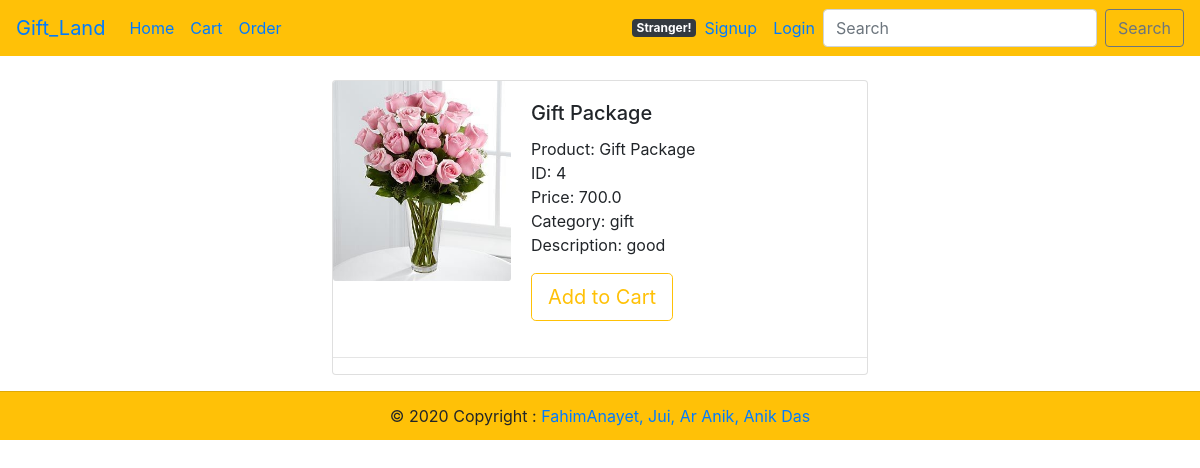
/9, run on an earlier commit of the app's database.
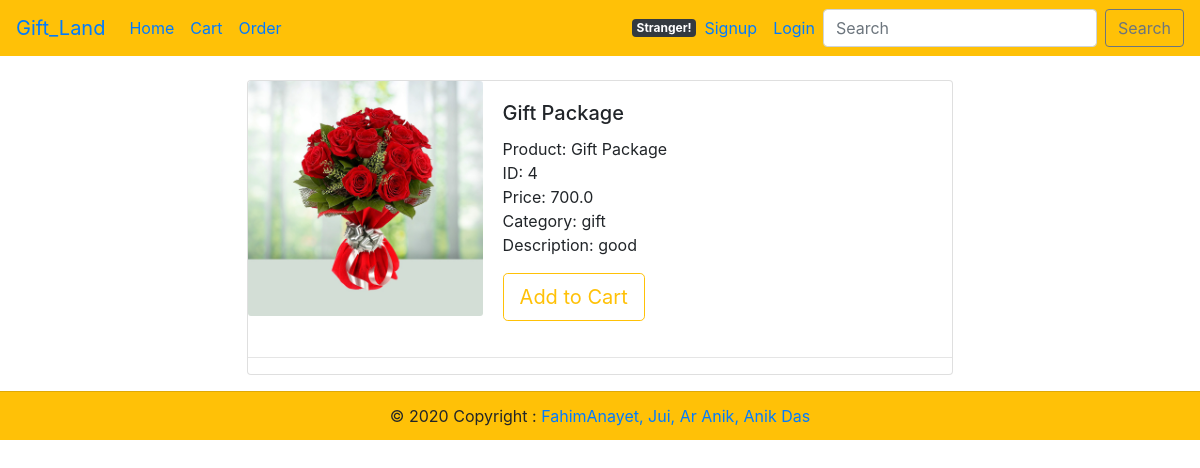
And on a later commit of the database.
### ProductInfo/models.py (models this page shows, shortened)
class Product(models.Model):
    p_id=models.IntegerField(default=0)
    p_name=models.CharField(max_length=100)
    p_price=models.FloatField(blank=True)
    description=models.TextField(blank=True)
    category=models.CharField(max_length=100)
    p_image=models.ImageField(upload_to='product/images')
    reviews = models.ManyToManyField(Review)

### ProductInfo/views.py (the view)
# urls.py: path('<int:product_id>',Product_view.ProductDetails),
def ProductDetails(request, product_id):
    detail = get_object_or_404(Product, id=product_id)
    context = {
        'detail': detail,
    }
    return render(request, 'ProductHtml/productdetail.html', context)

### templates/ProductHtml/productdetail.html
{% extends 'base.html' %}
{% load static %}
{% load crispy_forms_tags %}
{% block content %}
<br>
<div class="col d-flex justify-content-center">
<div class="card mb-3" style="max-width: 900px;">
    <div class="row no-gutters">
      <div class="col mx-auto ">
        <img src="{{detail.p_image.url }}" class="card-img" alt="...">
      </div>
      <div class="col-md-8">
        <div class="card-body">
          <h5 class="card-title">{{detail.p_name}}</h5>
          <p class="card-text">
            Product: {{ detail.p_name }} <br>
            ID: {{ detail.p_id }} <br>
            Price: {{ detail.p_price }} <br>
            Category: {{ detail.category }} <br>
            Description: {{ detail.description }} <br>
          </p>
          <a href="{% url 'update-cart' detail.id %}">
            <button type="submit" class="btn btn-lg btn-outline-warning">Add to Cart</button>
          </a>
        </div>
      </div>
    </div>
    <hr>
  </div>
  </div>
{% endblock %}

What changed in the data, as far as the page shows it:
changed Product "Gift Package": p_image: a different picture
